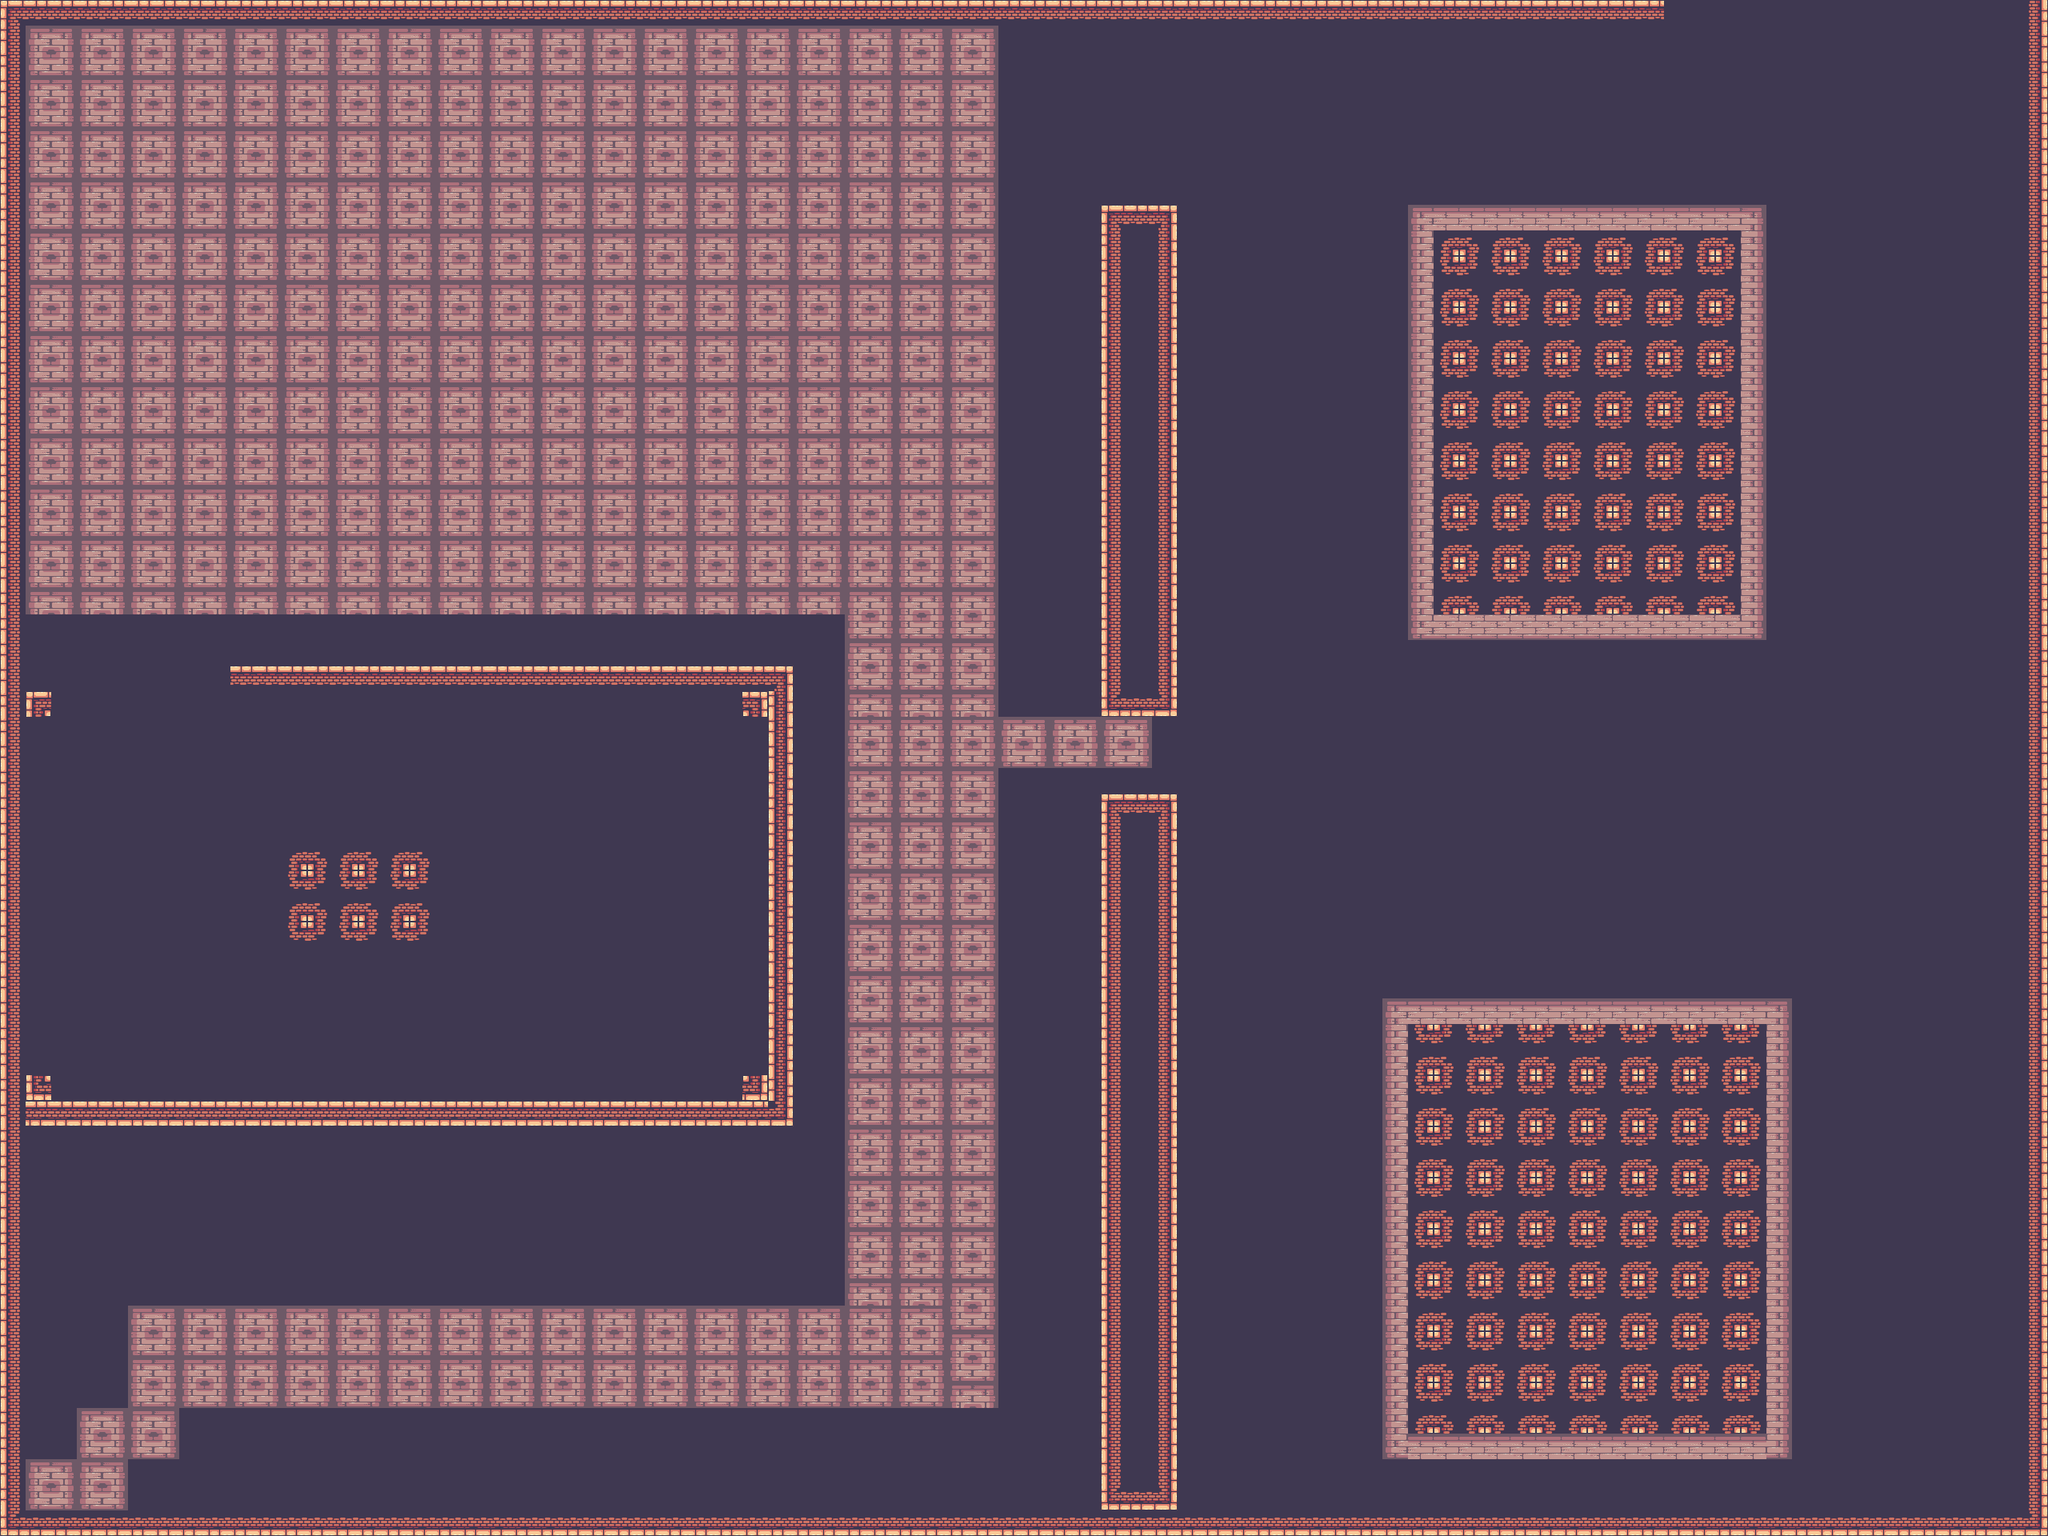

This game map was drawn from its Tiled (.tmx) file and the tilesets committed beside it. A one-line description and the trimmed map source follow:
An orthogonal 80x60 tile map with 32x32 px tiles, 2 tile layers (chao, parede).

<map version="1.5" tiledversion="2021.03.23" orientation="orthogonal" renderorder="right-down" width="80" height="60" tilewidth="32" tileheight="32" infinite="0" nextlayerid="3" nextobjectid="1">
 <tileset firstgid="1" name="Terrain (32x32)" tilewidth="32" tileheight="32" tilecount="247" columns="19">
  <image source="Terrain (32x32).png" width="608" height="416" />
 </tileset>
 <layer id="2" name="chao" width="80" height="60">
  <data>[4800 cells, 4800 non-empty, 21 distinct tile ids]</data>
 </layer>
 <layer id="1" name="parede" width="80" height="60">
  <data>[4800 cells, 474 non-empty, 11 distinct tile ids]</data>
 </layer>
</map>
